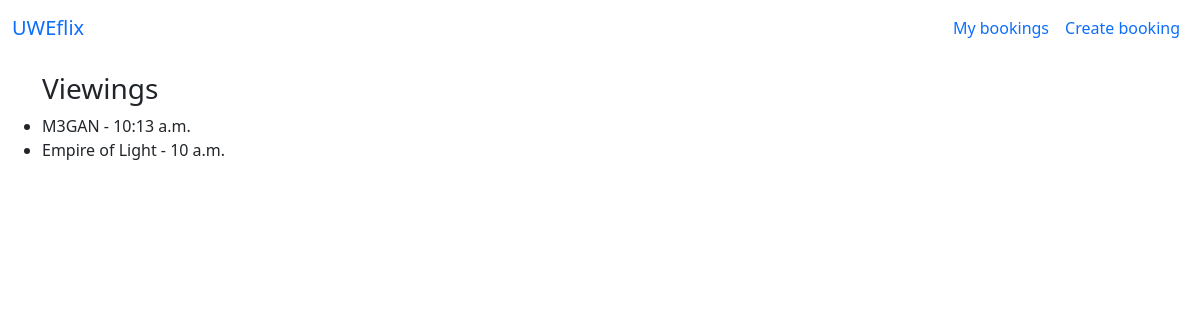
/, run on an earlier commit of the app's database.
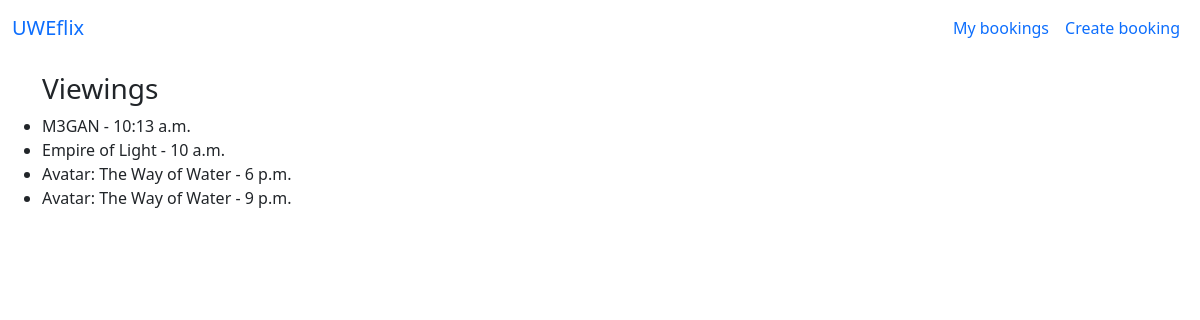
And on a later commit of the database.
### core/models.py (models this page shows, shortened)
class Viewing(models.Model):
    film = models.ForeignKey(Film, default=1, on_delete=models.CASCADE)
    start_time = models.TimeField(default=datetime.time(20,00))

class Film(models.Model):
    title = models.CharField(max_length=255)
    description = models.TextField()
    age_rating = models.ForeignKey(Rating, on_delete=models.CASCADE)
    duration = models.DurationField()
    def __str__(self):
        return self.title

### core/views.py (the view)
# urls.py: path('', views.HomeView.as_view()),
class HomeView(ListView):
    model = Viewing
    template_name = 'index.html'

### core/templates/index.html (shortened to what this page needs)
{% extends 'base.html' %}
{% block content %}
<div class="container pt-3">
  <div class="row">
      <h3>Viewings</h3>
      <ul>
        {% for viewing in object_list %}
        <li>{{ viewing.film }} - {{ viewing.start_time }}</li>
        {% endfor %}
      </ul>
    </div>
  </div>
{% endblock %}

What changed in the data, as far as the page shows it:
added Viewing: film "Avatar: The Way of Water", start_time "6 p.m."
added Viewing: film "Avatar: The Way of Water", start_time "9 p.m."
